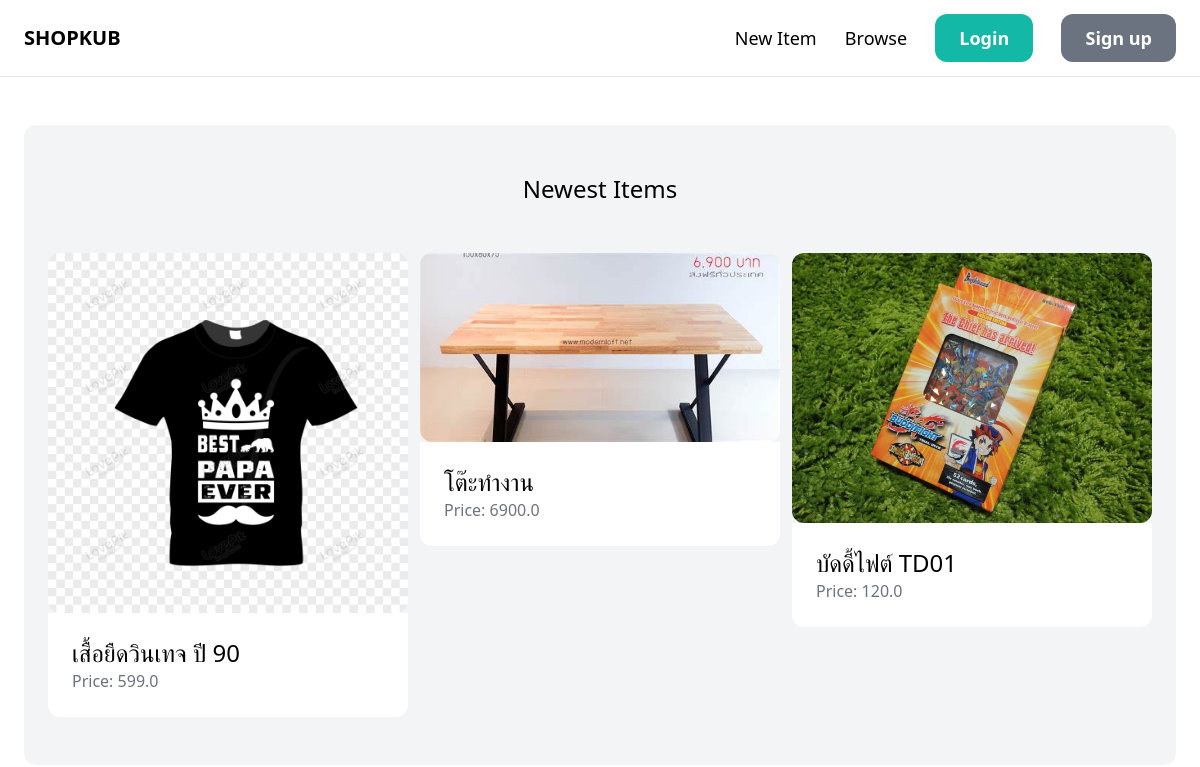
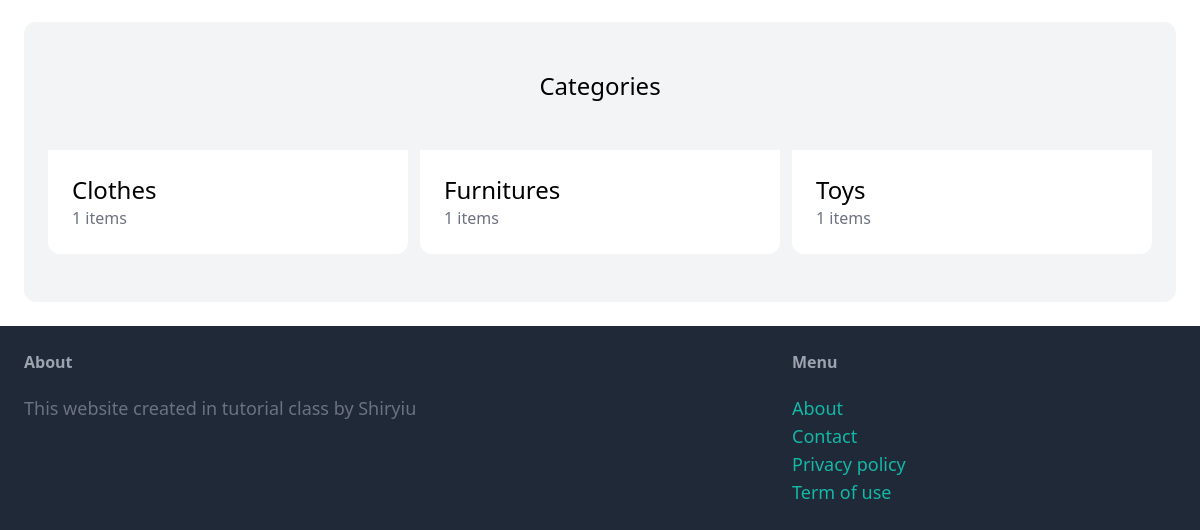
/, run on an earlier commit of the app's database (2 pictures, top to bottom).
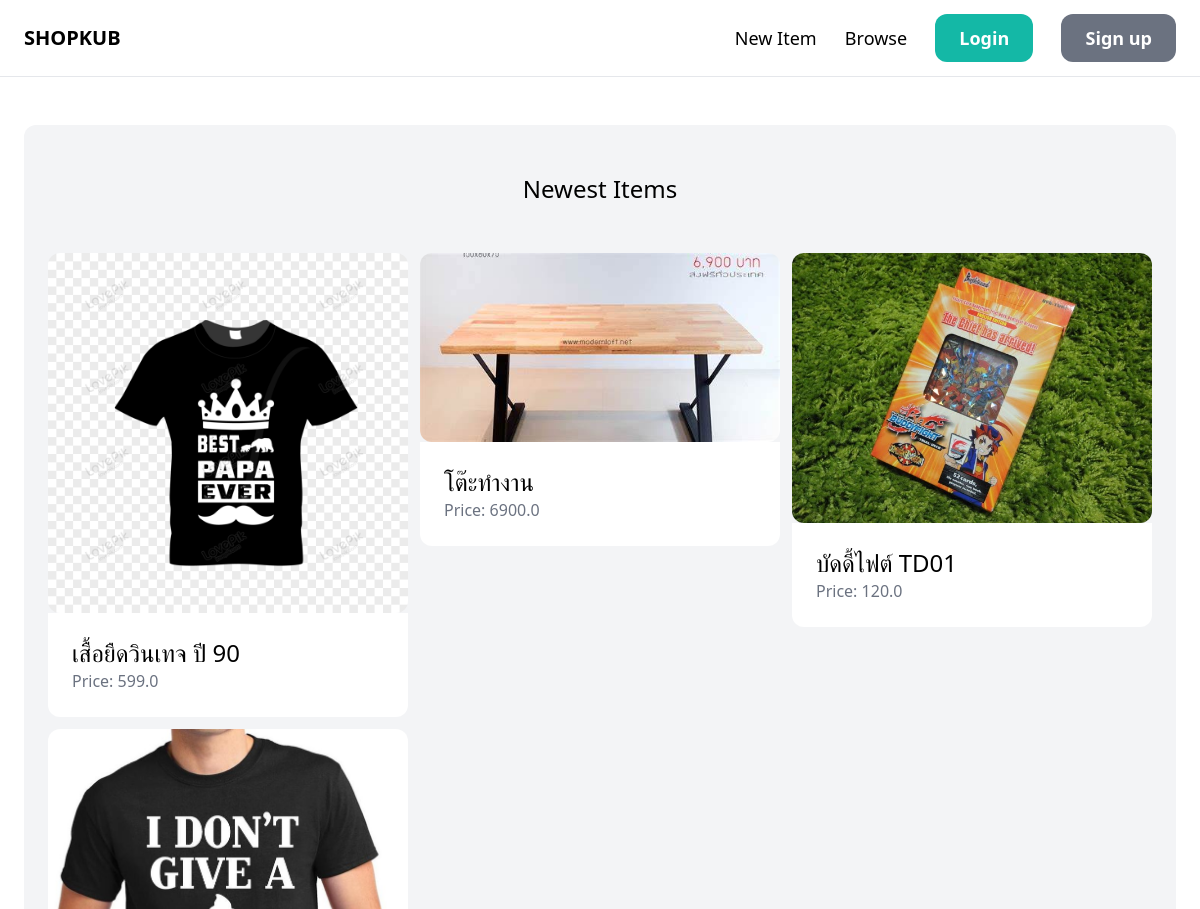
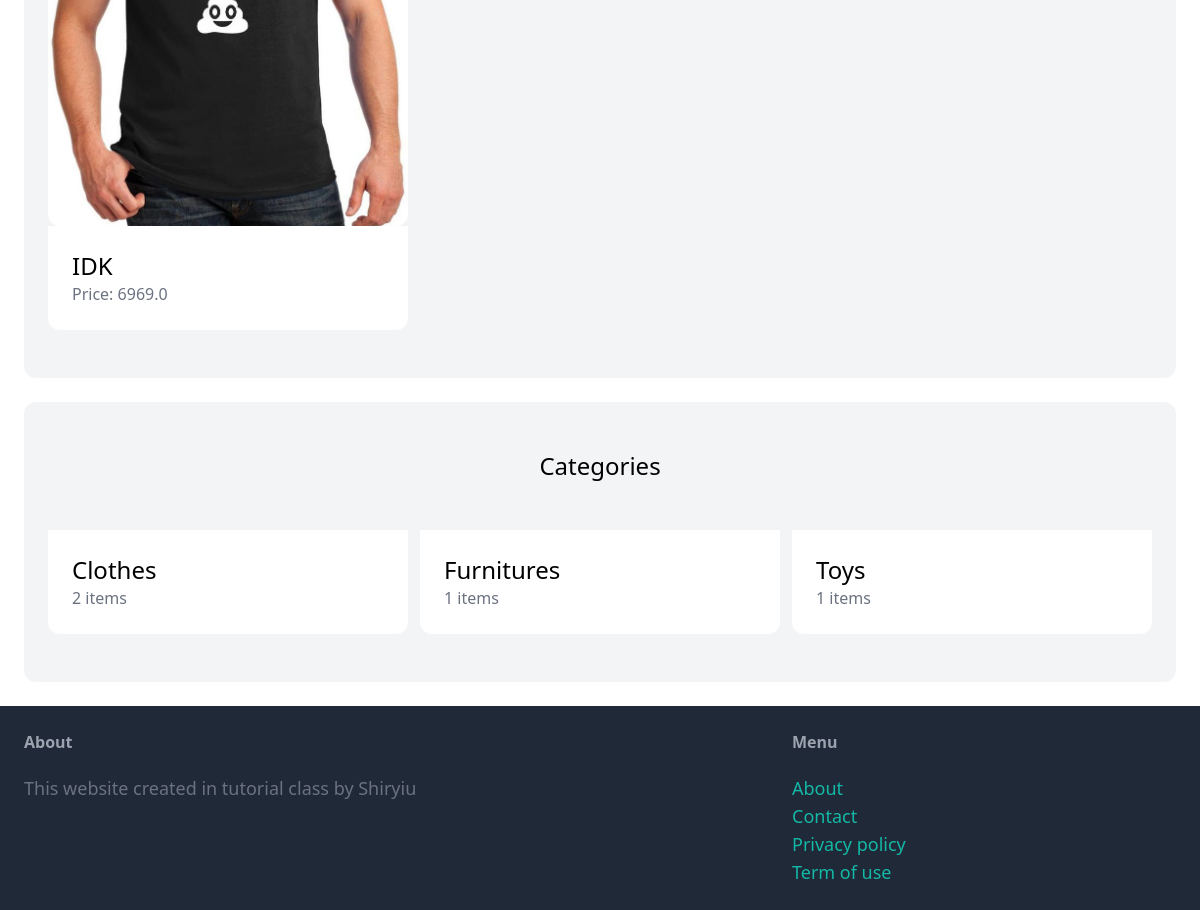
And on a later commit of the database (2 pictures, top to bottom).
### item/models.py (models this page shows, shortened)
class Item(models.Model):
    category = models.ForeignKey(Category, related_name="items", on_delete=models.CASCADE)
    name = models.CharField(max_length=255)
    description = models.TextField(blank=True, null=True)
    price = models.FloatField()
    image = models.ImageField(upload_to="item_images", blank=True, null=True)
    is_sold = models.BooleanField(default=False)
    created_by = models.ForeignKey(User, related_name="items", on_delete=models.CASCADE)
    created_at = models.DateTimeField(auto_now_add=True)

class Category(models.Model):
    name = models.CharField(max_length=255)
    class Meta:
        ordering = ("name", )
        verbose_name_plural = "Categories"

### core/views.py (the view)
# urls.py: path('', views.index, name="index"),
def index(request):
    items = Item.objects.filter(is_sold=False)[:6]
    categories = Category.objects.all()
    return render(request, "core/index.html", {
        "categories": categories,
        "items": items
    })

### core/templates/core/index.html (shortened to what this page needs)
{% extends 'core/base.html' %}
{% block content %}
    <div class="mt-6 px-6 py-12 bg-gray-100 rounded-xl">
        <h2 class="mb-12 text-2xl text-center">Newest Items</h2>
        <div class="grid grid-cols-3 gap-3">
            {% for item in items %}
            <a href="{% url 'item:detail' item.id %}">
                <div>
                    <img src="{{item.image.url}}" class="rounded-xl">
                </div>
                <div class="p-6 bg-white rounded-b-xl">
                    <h2 class="text-2xl"> {{item.name}} </h2>
                    <p class="text-gray-500"> Price: {{item.price}} </p>
                </div>
            </a>
            {% endfor %}
        </div>
    </div>
    <div class="mt-6 px-6 py-12 bg-gray-100 rounded-xl">
        <h2 class="mb-12 text-2xl text-center">Categories</h2>
        <div class="grid grid-cols-3 gap-3">
            {% for category in categories %}
            <a href="#">
                <div class="p-6 bg-white rounded-b-xl">
                    <h2 class="text-2xl"> {{category.name}} </h2>
                    <p class="text-gray-500"> {{category.items.count}} items</p>
                </div>
            </a>
            {% endfor %}
        </div>
    </div>
{% endblock %}

What changed in the data, as far as the page shows it:
added Item: image (picture), name "IDK", price "6969.0"
computed for Category "Clothes": items.count "1" → "2"
